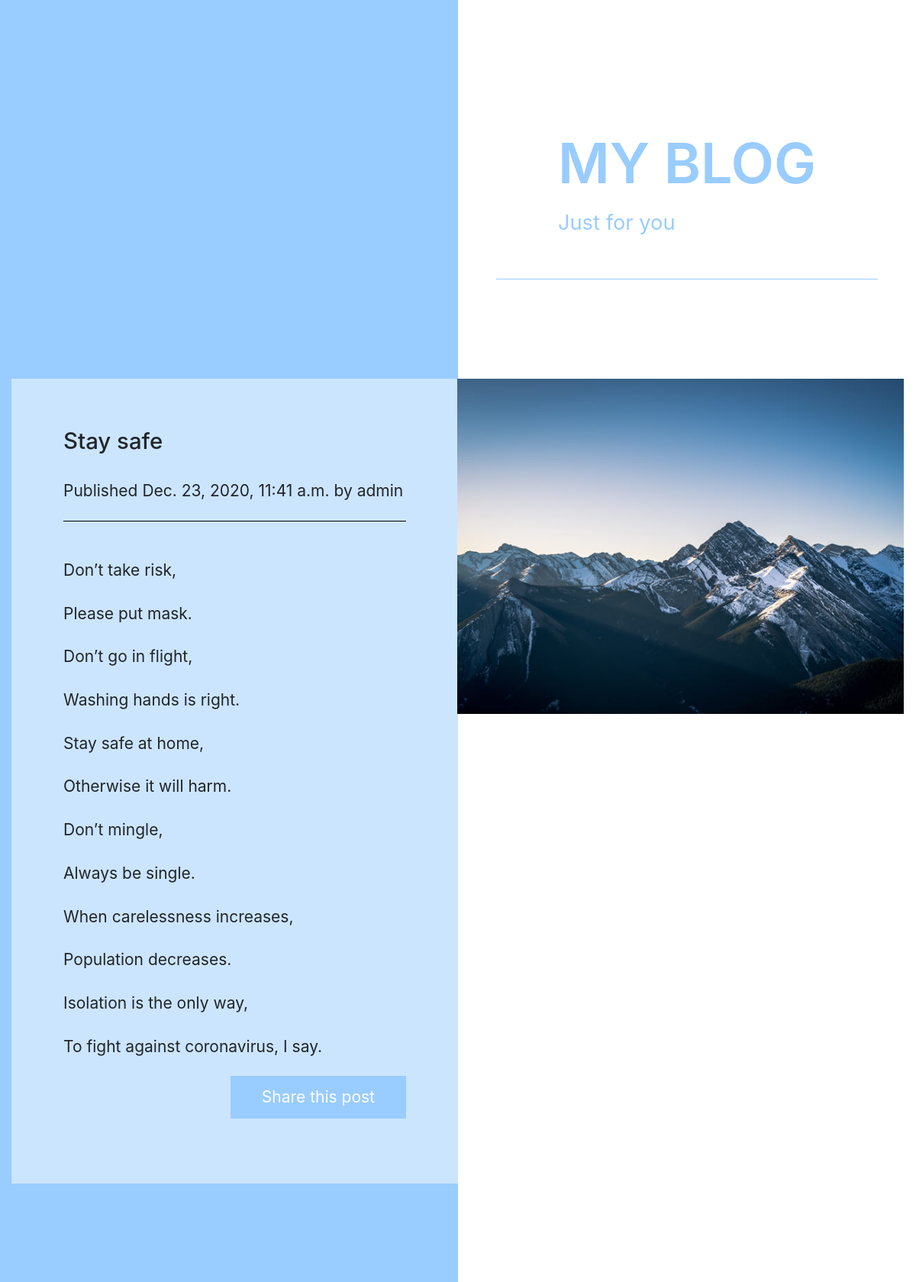
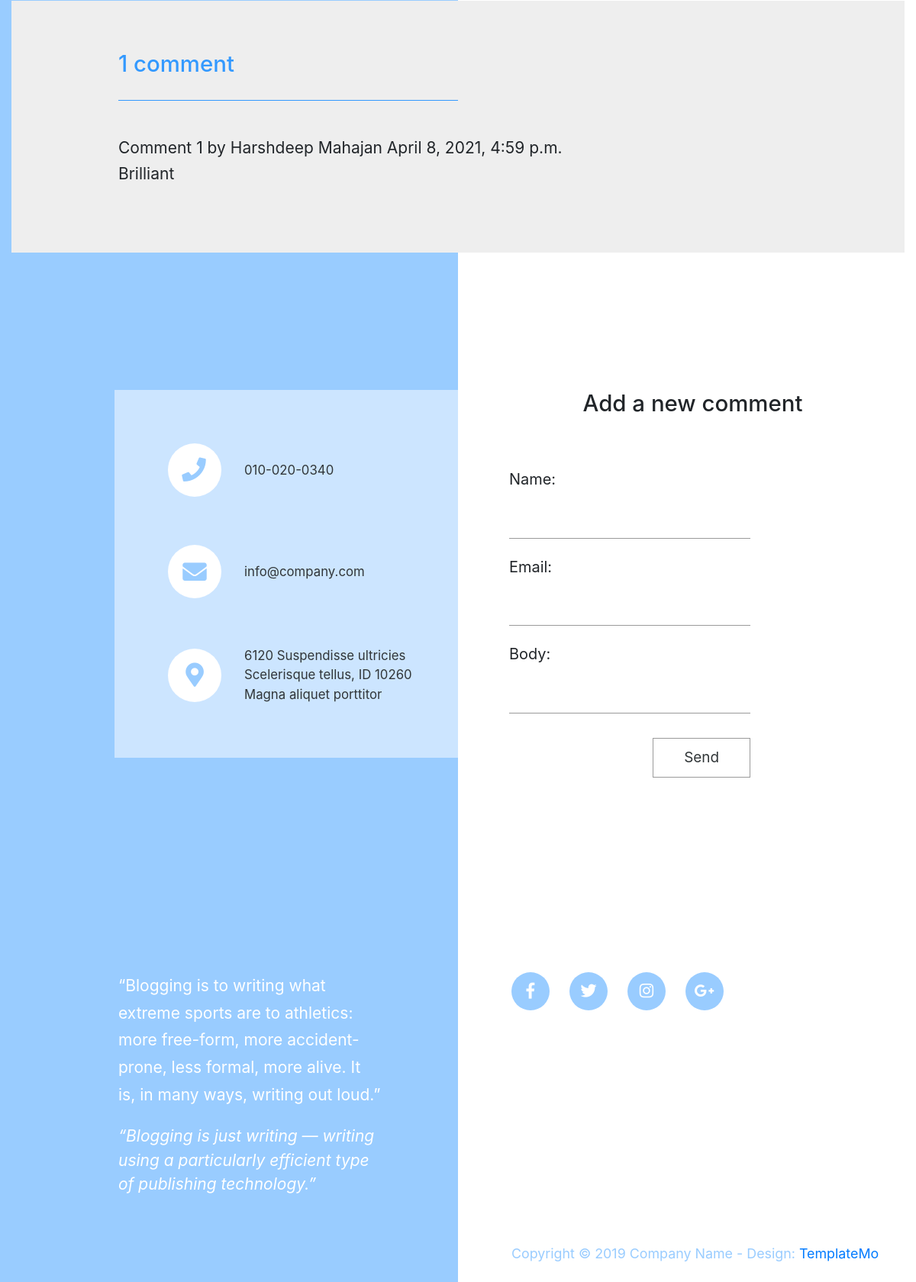
Screenshot of /2020/12/23/stay-safe/ with the database file from the repository (2 pictures, top to bottom).
### blog/models.py (models this page shows, shortened)
class Post(models.Model):
	STATUS_CHOICES = (
		('draft',	'Draft'),
		('published',	'Published'),
	)
	title = models.CharField(max_length=250)
	slug = models.SlugField(max_length=250, unique_for_date='publish')
	author = models.ForeignKey(User, on_delete=models.CASCADE, related_name='blog_posts')
	body = models.TextField()
	publish = models.DateTimeField(default=timezone.now)
	created = models.DateTimeField(auto_now_add=True)
	updated = models.DateTimeField(auto_now=True)
	status = models.CharField(max_length=10, choices=STATUS_CHOICES, default='draft')
	objects = models.Manager()  # The	default	manager.
	published = PublishedManager()  # Our	custom	manager.
	class Meta:
		ordering = ('-publish',)

class Comment(models.Model):
	post = models.ForeignKey(Post,on_delete=models.CASCADE, related_name='comments')
	name = models.CharField(max_length=80)
	email = models.EmailField()
	body = models.TextField()
	created = models.DateTimeField(auto_now_add=True)
	updated = models.DateTimeField(auto_now=True)
	active = models.BooleanField(default=True)
	class Meta:
		ordering = ('created',)

### blog/views.py (the view)
# urls.py: path('<int:year>/<int:month>/<int:day>/<slug:post>/', views.post_detail, name='post_detail'),
def post_detail(request, year, month, day, post):
    post = get_object_or_404(Post,	slug=post,
                             status='published',
                             publish__year=year,
                             publish__month=month,
                             publish__day=day)
    comments = post.comments.filter(active=True)
    new_comment = None
    if request.method == 'POST':
        comment_form = CommentForm(data=request.POST)
        if comment_form.is_valid():
            new_comment = comment_form.save(commit=False)
            new_comment.post = post
            new_comment.save()
    else:
        comment_form = CommentForm()
    return render(request, 'blog/post/detail.html', {'post': post,'comments': comments, 'new_comment': new_comment, 'comment_form':	comment_form})

### blog/forms.py
class CommentForm(forms.ModelForm):
    name = forms.CharField(required=True,widget=forms.TextInput(attrs={'id':'contact_name','class':'form-control rounded-0 border-top-0 border-right-0 border-left-0'}))
    email = forms.EmailField(required=True,widget=forms.EmailInput(attrs={'id':'contact_email','class':'form-control rounded-0 border-top-0 border-right-0 border-left-0'}))
    body = forms.CharField(required=False, widget=forms.TextInput(attrs={'id':'contact_message','class':'form-control rounded-0 border-top-0 border-right-0 border-left-0'}))
    class Meta:
        model = Comment
        fields = ('name', 'email', 'body')

### templates/blog/post/detail.html (shortened to what this page needs)
{%	extends	"blog/base.html"	%}
{%	load	static	%}
{%	block	content	%}
<section id="section_1" class="tm-p-2-section-1 tm-sm-bg-blue">
    <div class="container-fluid">
        <div class="row flex-column-reverse flex-lg-row">
            <div class="col-md-12 col-lg-6 tm-text-left-container">
                <div class="tm-section-text-container-3 tm-bg-white-alpha h-100">
                    <h2 class="tm-section-title-mb">{{	post.title	}}</h2>
                    <p	class="date">Published	{{	post.publish	}}	by	{{	post.author	}}</p>
                    <hr class="tm-hr-mb" />
                    <p class="tm-p-mb">{{	post.body|linebreaks	}}</p>
                    <div class="text-right">
                        <p>
                            <a	class="btn btn-primary" href="{%	url	"blog:post_share"	post.id	%}"> Share	this	post</a>
                        </p>
                    </div>
                </div>
            </div>
            <div class="col-md-12 col-lg-6 tm-section-image-container tm-img-right-container">
                <img src="{% static 'img/forty_image_21.jpg' %}" alt="Image" class="img-fluid tm-img-right"/>
            </div>
        </div>
    </div>
</section>
<section id="section_3" class="tm-section-4">
    <div class="container-fluid">
        <div class="row">
            <div class="col-12">
                <div class="tm-section-text-container-7 tm-bg-dark-gray">
                    <h2 class="tm-section-title-mb tm-text-primary-bright">
                        {%	with	comments.count	as	total_comments	%}{{total_comments	}}	comment{{	total_comments|pluralize	}}
                        {%	endwith	%}
                    </h2>
                    <hr class="tm-hr-mb tm-hr-primary-bright tm-section-underline ml-0"/>
                    <p class="tm-p-mb">
                        {%	for	comment	in	comments	%}
                        <div	class="comment">
                        Comment	{{	forloop.counter	}}	by	{{	comment.name	}} {{	comment.created	}} {{	comment.body|linebreaks	}}
                        </div>
                        {%	empty	%}
                     There	are	no	comments	yet.
                     {%	endfor	%}
                    {%	if	new_comment	%}
                    <h2>Your	comment	has	been	added.</h2>
                    {%	else	%}
                </div>
            </div>
        </div>
    </div>
</section>
<div id="contact" class="tm-section-contact">
    <div class="row tm-contact-section">
        <div class="col-md-6 px-0">
            <div class="tm-bg-white-alpha tm-contact-left">
                <div class="media mb-5">
                    <a href="#" class="tm-contact-link">
                  <span class="tm-contact-icon-container">
                    <span class="tm-contact-icon-container-inner">
                      <i class="fas fa-phone tm-contact-icon tm-phone-icon"></i>
                    </span>
                  </span>
                        <span class="media-body"> 010-020-0340 </span>
                    </a>
                </div>
                <div class="media mb-5">
                    <a href="mailto:" class="tm-contact-link">
                  <span class="tm-contact-icon-container">
                    <span class="tm-contact-icon-container-inner">
                      <i class="fas fa-envelope tm-contact-icon"></i>
                    </span>
                  </span>
                        <span class="media-body"> info@company.com </span>
                    </a>
                </div>
                <div class="media">
                    <a href="" class="tm-contact-link">
                  <span class="tm-contact-icon-container">
                    <span class="tm-contact-icon-container-inner">
                      <i class="fas fa-map-marker-alt tm-contact-icon"></i>
                    </span>
                  </span>
                        <span class="media-body">
                    6120 Suspendisse ultricies<br />Scelerisque tellus, ID
                    10260<br />Magna aliquet porttitor
                  </span>
                    </a>
                </div>
            </div>
        </div>
        <div class="col-md-6 px-0">
            <center><h2>Add	a	new	comment</h2></center>
            <div class="tm-contact-form-container">
                <form	action="."	method="post"  class="tm-contact-form">
                    <div class="form-group">
                        {{	comment_form.as_p	}}
                    </div>
                    <div class="text-right">
                        <button type="submit" class="btn tm-btn-submit rounded-0">Send</button>
                    </div>
                </form>
                {%	endif	%}
            </div>
        </div>
    </div>
</div>
{%	endblock	%}

### static/css/templatemo-style.css (style rules this page uses)
html { font-family: "Open Sans", Arial, Helvetica, sans-serif; font-size: 21px; font-weight: 400; -webkit-font-smoothing: antialiased; scroll-behavior: smooth; }
body { overflow-x: hidden; }
a, button { transition: all 0.3s ease; }
.tm-bg-white-alpha { background-color: rgba(255, 255, 255, 0.5); }
.tm-bg-dark-gray { background-color: #eeeeee; }
h2 { font-size: 1.4rem; }
p { line-height: 1.7; }
.container-fluid { max-width: 1310px; }
.tm-section-4 { padding-top: 70px; padding-bottom: 70px; }
.tm-section-contact { padding-top: 110px; padding-bottom: 90px; }
.tm-text-primary-bright { color: #3399ff; }
.tm-hr-primary-bright { border-color: #3399ff; }
.tm-section-text-container-3 { padding: 64px 68px; }
.tm-section-title-mb { margin-bottom: 30px; }
.tm-img-right { margin-left: -1px; }
.tm-img-left-container, .tm-text-left-container { padding-right: 0; }
.tm-img-right-container { padding-left: 0; }
.tm-contact-section { font-size: 0.95rem; }
.tm-contact-left { max-width: 450px; margin-left: auto; margin-right: 0; padding: 70px 45px 70px 70px; }
.tm-contact-left, .tm-contact-form-container { max-width: 450px; }
.tm-contact-link { color: #313638; display: flex; align-items: center; font-size: 0.8rem; }
.tm-contact-icon-container { display: inline-block; background-color: white; color: #99ccff; width: 70px; height: 70px; border-radius: 50%; margin-right: 30px; }
.tm-contact-icon-container-inner { display: flex; align-items: center; justify-content: center; height: 100%; }
.tm-contact-icon { font-size: 1.5rem; }
.tm-phone-icon { margin-top: -2px; margin-left: -2px; }
.tm-contact-form { max-width: 380px; }
.form-group { margin-bottom: 1.5rem; }
.form-control { border-color: #9a9a9a; font-size: 0.9rem; }
.tm-contact-form-container { padding: 55px 67px; }
.tm-btn-submit { border: 1px solid #9a9a9a; padding: 10px 35px; color: #313638; font-size: 0.9rem; }
.tm-p-2-section-1 { margin-top: 70px; padding-top: 60px; padding-bottom: 60px; }
.tm-section-underline { width: 50%; }
.btn { padding: 11px 40px; border-radius: 0; }
.btn-primary { background-color: #99ccff; border-color: #99ccff; }
hr { border-color: black; }
.tm-hr-mb { margin-bottom: 46px; }
.tm-p-mb { margin-bottom: 45px; }
.tm-section-text-container-7 { padding: 65px 140px; }

### rows the page displays
Post: title "Stay safe", publish "Dec. 23, 2020, 11:41 a.m.", author "admin", body "Don’t take risk, Please put mask. Don’t go in flight, Washing hands is right. Stay safe at home, Otherwise it will harm. Don’t mingle, Always be single. When carelessness increases, Population decreases. Isolation is the only way, To fight against coronavirus, I say."
Comment: name "Harshdeep Mahajan", created "April 8, 2021, 4:59 p.m.", body "Brilliant"

### other values shown
{{ total_comments }} "1"
